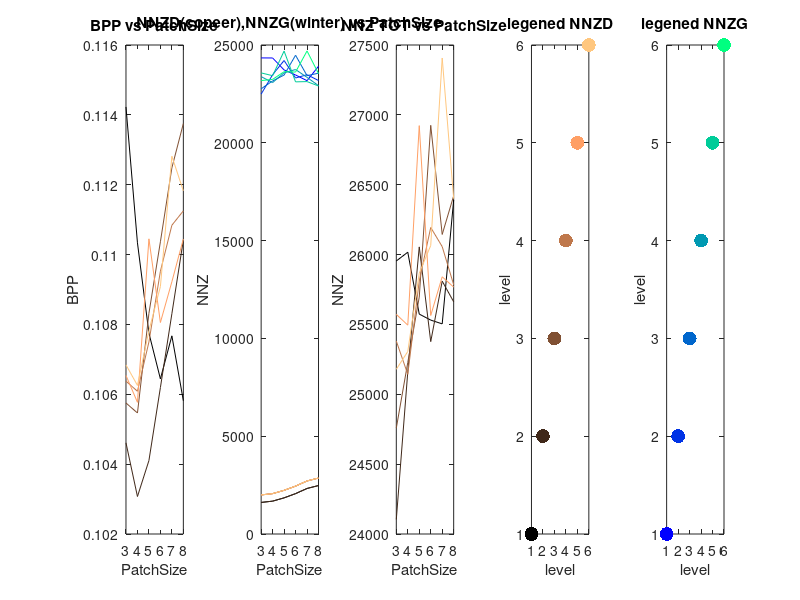

Write the MATLAB code that produced this figure.
%% Plot result
load('dataSimul/32PSNRres');

% plotting
COL = copper(length(expLevel));
m=1;n=5;
figure; 

% plotting BPP
subplot(m,n,1)
for ll=1:length(expLevel)
    plot(PatchSize,BPP(ll,:),'Color',COL(ll,:));hold on;
end
title('BPP vs PatchSize');
xlabel('PatchSize');
ylabel('BPP');

% plotting NNZD, NNZG
COL1 = copper(length(expLevel));
COL2 = winter(length(expLevel));
subplot(m,n,2)
for ll=1:length(expLevel)
    plot(PatchSize,NNZD(ll,:),'Color',COL1(ll,:));hold on;
    plot(PatchSize,NNZG(ll,:),'Color',COL2(ll,:));hold on;
end
title('NNZD(copeer),NNZG(winter) vs PatchSize');
xlabel('PatchSize');
ylabel('NNZ');

% plotting TOTAL NNZ
subplot(m,n,3)
TOTNNZ = NNZD+NNZG; 
for ll=1:length(expLevel)
    plot(PatchSize,TOTNNZ(ll,:),'Color',COL(ll,:));hold on;
end
title('NNZ TOT vs PatchSize');
xlabel('PatchSize');
ylabel('NNZ');

% plotting legened COL1
subplot(m,n,4)
for ll=1:length(expLevel)
    plot(expLevel(ll),expLevel(ll),'.','MarkerSize',30,'Color',COL1(ll,:));hold on;
end
title('legened NNZD');
xlabel('level');
ylabel('level');

% plotting legened
subplot(m,n,5)
for ll=1:length(expLevel)
    plot(expLevel(ll),expLevel(ll),'.','MarkerSize',30,'Color',COL2(ll,:));hold on;
end
title('legened NNZG');
xlabel('level');
ylabel('level');


